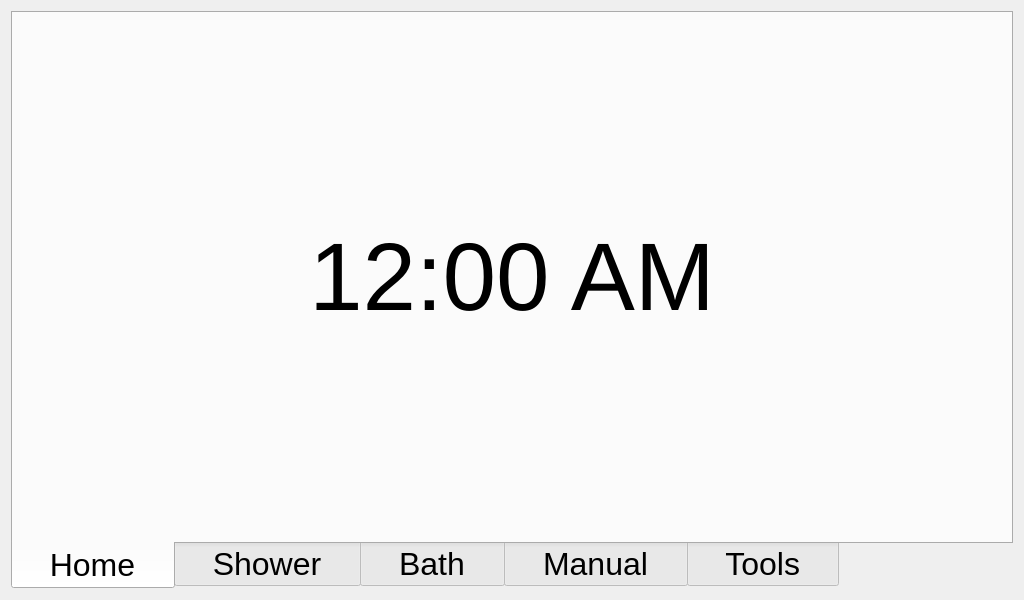
<?xml version="1.0" encoding="UTF-8"?>
<ui version="4.0">
 <class>MainWindow</class>
 <widget class="QMainWindow" name="MainWindow">
  <property name="geometry">
   <rect>
    <x>0</x>
    <y>0</y>
    <width>1024</width>
    <height>600</height>
   </rect>
  </property>
  <property name="sizePolicy">
   <sizepolicy hsizetype="Maximum" vsizetype="Maximum">
    <horstretch>0</horstretch>
    <verstretch>0</verstretch>
   </sizepolicy>
  </property>
  <property name="windowTitle">
   <string>MainWindow</string>
  </property>
  <widget class="QWidget" name="centralWidget">
   <layout class="QVBoxLayout" name="verticalLayout_2">
    <item>
     <widget class="QTabWidget" name="tabWidget">
      <property name="font">
       <font>
        <pointsize>24</pointsize>
       </font>
      </property>
      <property name="tabPosition">
       <enum>QTabWidget::South</enum>
      </property>
      <property name="tabShape">
       <enum>QTabWidget::Rounded</enum>
      </property>
      <property name="currentIndex">
       <number>0</number>
      </property>
      <widget class="QWidget" name="tabHome">
       <attribute name="title">
        <string>   Home   </string>
       </attribute>
       <layout class="QGridLayout" name="gridLayout">
        <item row="0" column="0">
         <widget class="QLabel" name="clockHome">
          <property name="font">
           <font>
            <pointsize>72</pointsize>
           </font>
          </property>
          <property name="text">
           <string>12:00 AM</string>
          </property>
          <property name="alignment">
           <set>Qt::AlignCenter</set>
          </property>
         </widget>
        </item>
       </layout>
      </widget>
      <widget class="QWidget" name="tabShower">
       <attribute name="title">
        <string>   Shower   </string>
       </attribute>
       <layout class="QVBoxLayout" name="verticalLayout_3" stretch="1,1,1">
        <item>
         <layout class="QHBoxLayout" name="horizontalLayout_2" stretch="1,3,1">
          <property name="spacing">
           <number>6</number>
          </property>
          <item>
           <widget class="QPushButton" name="minusButton">
            <property name="sizePolicy">
             <sizepolicy hsizetype="MinimumExpanding" vsizetype="Fixed">
              <horstretch>0</horstretch>
              <verstretch>0</verstretch>
             </sizepolicy>
            </property>
            <property name="minimumSize">
             <size>
              <width>40</width>
              <height>20</height>
             </size>
            </property>
            <property name="font">
             <font>
              <pointsize>72</pointsize>
             </font>
            </property>
            <property name="text">
             <string>-</string>
            </property>
            <property name="autoRepeat">
             <bool>true</bool>
            </property>
            <property name="autoRepeatDelay">
             <number>500</number>
            </property>
            <property name="autoRepeatInterval">
             <number>250</number>
            </property>
           </widget>
          </item>
          <item>
           <spacer name="horizontalSpacer">
            <property name="orientation">
             <enum>Qt::Horizontal</enum>
            </property>
            <property name="sizeType">
             <enum>QSizePolicy::Expanding</enum>
            </property>
            <property name="sizeHint" stdset="0">
             <size>
              <width>40</width>
              <height>0</height>
             </size>
            </property>
           </spacer>
          </item>
          <item>
           <widget class="QPushButton" name="plusButton">
            <property name="sizePolicy">
             <sizepolicy hsizetype="MinimumExpanding" vsizetype="Fixed">
              <horstretch>0</horstretch>
              <verstretch>0</verstretch>
             </sizepolicy>
            </property>
            <property name="minimumSize">
             <size>
              <width>40</width>
              <height>20</height>
             </size>
            </property>
            <property name="font">
             <font>
              <pointsize>72</pointsize>
             </font>
            </property>
            <property name="text">
             <string>+</string>
            </property>
            <property name="autoRepeat">
             <bool>true</bool>
            </property>
            <property name="autoRepeatDelay">
             <number>500</number>
            </property>
            <property name="autoRepeatInterval">
             <number>250</number>
            </property>
           </widget>
          </item>
         </layout>
        </item>
        <item>
         <layout class="QHBoxLayout" name="horizontalLayout_4">
          <item>
           <widget class="QLabel" name="clock">
            <property name="font">
             <font>
              <pointsize>36</pointsize>
             </font>
            </property>
            <property name="text">
             <string>12:00 AM</string>
            </property>
            <property name="alignment">
             <set>Qt::AlignLeading|Qt::AlignLeft|Qt::AlignVCenter</set>
            </property>
           </widget>
          </item>
          <item>
           <layout class="QVBoxLayout" name="verticalLayout">
            <item>
             <widget class="QPushButton" name="setTemp">
              <property name="font">
               <font>
                <pointsize>72</pointsize>
               </font>
              </property>
              <property name="text">
               <string>00.0</string>
              </property>
              <property name="flat">
               <bool>true</bool>
              </property>
             </widget>
            </item>
            <item>
             <widget class="QLabel" name="curTemp">
              <property name="font">
               <font>
                <pointsize>100</pointsize>
               </font>
              </property>
              <property name="text">
               <string>00.0°C</string>
              </property>
              <property name="alignment">
               <set>Qt::AlignCenter</set>
              </property>
             </widget>
            </item>
           </layout>
          </item>
          <item>
           <layout class="QVBoxLayout" name="verticalLayout_6">
            <item>
             <widget class="QLabel" name="timer">
              <property name="font">
               <font>
                <pointsize>36</pointsize>
               </font>
              </property>
              <property name="text">
               <string>0:00</string>
              </property>
              <property name="alignment">
               <set>Qt::AlignRight|Qt::AlignTrailing|Qt::AlignVCenter</set>
              </property>
             </widget>
            </item>
            <item>
             <widget class="QLabel" name="pos">
              <property name="font">
               <font>
                <pointsize>36</pointsize>
               </font>
              </property>
              <property name="text">
               <string>0</string>
              </property>
              <property name="alignment">
               <set>Qt::AlignRight|Qt::AlignTrailing|Qt::AlignVCenter</set>
              </property>
             </widget>
            </item>
           </layout>
          </item>
         </layout>
        </item>
        <item>
         <layout class="QHBoxLayout" name="showerBottomPane">
          <item>
           <spacer name="horizontalSpacer_3">
            <property name="orientation">
             <enum>Qt::Horizontal</enum>
            </property>
            <property name="sizeHint" stdset="0">
             <size>
              <width>20</width>
              <height>0</height>
             </size>
            </property>
           </spacer>
          </item>
          <item>
           <widget class="QPushButton" name="onOffButton">
            <property name="sizePolicy">
             <sizepolicy hsizetype="MinimumExpanding" vsizetype="MinimumExpanding">
              <horstretch>0</horstretch>
              <verstretch>0</verstretch>
             </sizepolicy>
            </property>
            <property name="minimumSize">
             <size>
              <width>0</width>
              <height>20</height>
             </size>
            </property>
            <property name="font">
             <font>
              <pointsize>36</pointsize>
             </font>
            </property>
            <property name="text">
             <string>On</string>
            </property>
            <property name="checkable">
             <bool>true</bool>
            </property>
           </widget>
          </item>
         </layout>
        </item>
       </layout>
      </widget>
      <widget class="QWidget" name="tabBath">
       <attribute name="title">
        <string>   Bath   </string>
       </attribute>
       <layout class="QVBoxLayout" name="verticalLayout_5" stretch="1,1,1">
        <item>
         <layout class="QHBoxLayout" name="horizontalLayout_5" stretch="1,3,1">
          <property name="spacing">
           <number>6</number>
          </property>
          <item>
           <widget class="QPushButton" name="minusButtonBath">
            <property name="sizePolicy">
             <sizepolicy hsizetype="MinimumExpanding" vsizetype="Fixed">
              <horstretch>0</horstretch>
              <verstretch>0</verstretch>
             </sizepolicy>
            </property>
            <property name="minimumSize">
             <size>
              <width>40</width>
              <height>20</height>
             </size>
            </property>
            <property name="font">
             <font>
              <pointsize>72</pointsize>
             </font>
            </property>
            <property name="text">
             <string>-</string>
            </property>
            <property name="autoRepeat">
             <bool>true</bool>
            </property>
            <property name="autoRepeatDelay">
             <number>500</number>
            </property>
            <property name="autoRepeatInterval">
             <number>250</number>
            </property>
           </widget>
          </item>
          <item>
           <spacer name="horizontalSpacer_2">
            <property name="orientation">
             <enum>Qt::Horizontal</enum>
            </property>
            <property name="sizeType">
             <enum>QSizePolicy::Expanding</enum>
            </property>
            <property name="sizeHint" stdset="0">
             <size>
              <width>40</width>
              <height>0</height>
             </size>
            </property>
           </spacer>
          </item>
          <item>
           <widget class="QPushButton" name="plusButtonBath">
            <property name="sizePolicy">
             <sizepolicy hsizetype="MinimumExpanding" vsizetype="Fixed">
              <horstretch>0</horstretch>
              <verstretch>0</verstretch>
             </sizepolicy>
            </property>
            <property name="minimumSize">
             <size>
              <width>40</width>
              <height>20</height>
             </size>
            </property>
            <property name="font">
             <font>
              <pointsize>72</pointsize>
             </font>
            </property>
            <property name="text">
             <string>+</string>
            </property>
            <property name="autoRepeat">
             <bool>true</bool>
            </property>
            <property name="autoRepeatDelay">
             <number>500</number>
            </property>
            <property name="autoRepeatInterval">
             <number>250</number>
            </property>
           </widget>
          </item>
         </layout>
        </item>
        <item>
         <layout class="QHBoxLayout" name="horizontalLayout_6">
          <item>
           <widget class="QLabel" name="clockBath">
            <property name="font">
             <font>
              <pointsize>36</pointsize>
             </font>
            </property>
            <property name="text">
             <string>12:00 AM</string>
            </property>
            <property name="alignment">
             <set>Qt::AlignLeading|Qt::AlignLeft|Qt::AlignVCenter</set>
            </property>
           </widget>
          </item>
          <item>
           <layout class="QVBoxLayout" name="verticalLayout_4">
            <item>
             <widget class="QPushButton" name="setTempBath">
              <property name="font">
               <font>
                <pointsize>72</pointsize>
               </font>
              </property>
              <property name="text">
               <string>00.0</string>
              </property>
              <property name="flat">
               <bool>true</bool>
              </property>
             </widget>
            </item>
            <item>
             <widget class="QLabel" name="curTempBath">
              <property name="font">
               <font>
                <pointsize>100</pointsize>
               </font>
              </property>
              <property name="text">
               <string>00.0°C</string>
              </property>
              <property name="alignment">
               <set>Qt::AlignCenter</set>
              </property>
             </widget>
            </item>
           </layout>
          </item>
          <item>
           <layout class="QVBoxLayout" name="verticalLayout_7">
            <item>
             <widget class="QLabel" name="timerBath">
              <property name="font">
               <font>
                <pointsize>36</pointsize>
               </font>
              </property>
              <property name="text">
               <string>0:00</string>
              </property>
              <property name="alignment">
               <set>Qt::AlignRight|Qt::AlignTrailing|Qt::AlignVCenter</set>
              </property>
             </widget>
            </item>
            <item>
             <widget class="QLabel" name="posBath">
              <property name="font">
               <font>
                <pointsize>24</pointsize>
               </font>
              </property>
              <property name="text">
               <string>0</string>
              </property>
              <property name="alignment">
               <set>Qt::AlignRight|Qt::AlignTrailing|Qt::AlignVCenter</set>
              </property>
             </widget>
            </item>
           </layout>
          </item>
         </layout>
        </item>
        <item>
         <layout class="QHBoxLayout" name="bathBottomPane">
          <item>
           <spacer name="horizontalSpacer_4">
            <property name="orientation">
             <enum>Qt::Horizontal</enum>
            </property>
            <property name="sizeHint" stdset="0">
             <size>
              <width>20</width>
              <height>0</height>
             </size>
            </property>
           </spacer>
          </item>
          <item>
           <widget class="QPushButton" name="onOffButtonBath">
            <property name="sizePolicy">
             <sizepolicy hsizetype="MinimumExpanding" vsizetype="MinimumExpanding">
              <horstretch>0</horstretch>
              <verstretch>0</verstretch>
             </sizepolicy>
            </property>
            <property name="minimumSize">
             <size>
              <width>0</width>
              <height>20</height>
             </size>
            </property>
            <property name="font">
             <font>
              <pointsize>36</pointsize>
             </font>
            </property>
            <property name="text">
             <string>On</string>
            </property>
            <property name="checkable">
             <bool>true</bool>
            </property>
           </widget>
          </item>
         </layout>
        </item>
       </layout>
      </widget>
      <widget class="QWidget" name="widget">
       <attribute name="title">
        <string>   Manual   </string>
       </attribute>
       <widget class="QPushButton" name="showerButton">
        <property name="geometry">
         <rect>
          <x>210</x>
          <y>20</y>
          <width>166</width>
          <height>124</height>
         </rect>
        </property>
        <property name="sizePolicy">
         <sizepolicy hsizetype="MinimumExpanding" vsizetype="MinimumExpanding">
          <horstretch>0</horstretch>
          <verstretch>0</verstretch>
         </sizepolicy>
        </property>
        <property name="font">
         <font>
          <pointsize>36</pointsize>
         </font>
        </property>
        <property name="text">
         <string>Shower</string>
        </property>
        <property name="checkable">
         <bool>true</bool>
        </property>
       </widget>
       <widget class="QPushButton" name="bathButton">
        <property name="geometry">
         <rect>
          <x>20</x>
          <y>20</y>
          <width>161</width>
          <height>124</height>
         </rect>
        </property>
        <property name="sizePolicy">
         <sizepolicy hsizetype="MinimumExpanding" vsizetype="MinimumExpanding">
          <horstretch>0</horstretch>
          <verstretch>0</verstretch>
         </sizepolicy>
        </property>
        <property name="font">
         <font>
          <pointsize>36</pointsize>
         </font>
        </property>
        <property name="text">
         <string>Bath</string>
        </property>
        <property name="checkable">
         <bool>true</bool>
        </property>
       </widget>
       <widget class="QPushButton" name="minusButtonManual">
        <property name="geometry">
         <rect>
          <x>470</x>
          <y>0</y>
          <width>251</width>
          <height>181</height>
         </rect>
        </property>
        <property name="font">
         <font>
          <pointsize>72</pointsize>
         </font>
        </property>
        <property name="text">
         <string>-</string>
        </property>
       </widget>
       <widget class="QPushButton" name="stepUpButton">
        <property name="geometry">
         <rect>
          <x>490</x>
          <y>370</y>
          <width>251</width>
          <height>151</height>
         </rect>
        </property>
        <property name="font">
         <font>
          <pointsize>24</pointsize>
         </font>
        </property>
        <property name="text">
         <string>Increase Step</string>
        </property>
       </widget>
       <widget class="QPushButton" name="plusButtonManual">
        <property name="geometry">
         <rect>
          <x>740</x>
          <y>0</y>
          <width>251</width>
          <height>181</height>
         </rect>
        </property>
        <property name="font">
         <font>
          <pointsize>72</pointsize>
         </font>
        </property>
        <property name="text">
         <string>+</string>
        </property>
       </widget>
       <widget class="QPushButton" name="onOffButtonManual">
        <property name="geometry">
         <rect>
          <x>770</x>
          <y>380</y>
          <width>221</width>
          <height>131</height>
         </rect>
        </property>
        <property name="font">
         <font>
          <pointsize>36</pointsize>
         </font>
        </property>
        <property name="text">
         <string>On</string>
        </property>
        <property name="checkable">
         <bool>true</bool>
        </property>
       </widget>
       <widget class="QPushButton" name="stepDownButton">
        <property name="geometry">
         <rect>
          <x>10</x>
          <y>370</y>
          <width>251</width>
          <height>151</height>
         </rect>
        </property>
        <property name="font">
         <font>
          <pointsize>24</pointsize>
         </font>
        </property>
        <property name="text">
         <string>Decrease Step</string>
        </property>
       </widget>
       <widget class="QLabel" name="curTempManual">
        <property name="geometry">
         <rect>
          <x>120</x>
          <y>220</y>
          <width>741</width>
          <height>121</height>
         </rect>
        </property>
        <property name="font">
         <font>
          <pointsize>100</pointsize>
         </font>
        </property>
        <property name="text">
         <string>00.0</string>
        </property>
        <property name="alignment">
         <set>Qt::AlignCenter</set>
        </property>
       </widget>
       <widget class="QLabel" name="clockManual">
        <property name="geometry">
         <rect>
          <x>730</x>
          <y>250</y>
          <width>231</width>
          <height>61</height>
         </rect>
        </property>
        <property name="font">
         <font>
          <pointsize>36</pointsize>
         </font>
        </property>
        <property name="text">
         <string>12:00 AM</string>
        </property>
        <property name="alignment">
         <set>Qt::AlignRight|Qt::AlignTrailing|Qt::AlignVCenter</set>
        </property>
       </widget>
       <widget class="QLabel" name="stepSize">
        <property name="geometry">
         <rect>
          <x>300</x>
          <y>420</y>
          <width>161</width>
          <height>71</height>
         </rect>
        </property>
        <property name="font">
         <font>
          <pointsize>24</pointsize>
         </font>
        </property>
        <property name="text">
         <string>8</string>
        </property>
        <property name="alignment">
         <set>Qt::AlignCenter</set>
        </property>
       </widget>
      </widget>
      <widget class="QWidget" name="tab">
       <attribute name="title">
        <string>   Tools   </string>
       </attribute>
       <layout class="QHBoxLayout" name="horizontalLayout">
        <item>
         <widget class="QGroupBox" name="groupBox">
          <property name="title">
           <string>Tools</string>
          </property>
          <layout class="QGridLayout" name="gridLayout_2">
           <item row="1" column="0">
            <widget class="QPushButton" name="restartButton">
             <property name="sizePolicy">
              <sizepolicy hsizetype="Minimum" vsizetype="Minimum">
               <horstretch>0</horstretch>
               <verstretch>0</verstretch>
              </sizepolicy>
             </property>
             <property name="font">
              <font>
               <pointsize>32</pointsize>
              </font>
             </property>
             <property name="text">
              <string>Restart</string>
             </property>
            </widget>
           </item>
           <item row="0" column="0">
            <widget class="QPushButton" name="updateButton">
             <property name="sizePolicy">
              <sizepolicy hsizetype="Minimum" vsizetype="Minimum">
               <horstretch>0</horstretch>
               <verstretch>0</verstretch>
              </sizepolicy>
             </property>
             <property name="font">
              <font>
               <pointsize>32</pointsize>
              </font>
             </property>
             <property name="text">
              <string>Update</string>
             </property>
            </widget>
           </item>
          </layout>
         </widget>
        </item>
        <item>
         <widget class="QGroupBox" name="groupBox_2">
          <property name="title">
           <string>Settings</string>
          </property>
          <layout class="QGridLayout" name="gridLayout_3">
           <item row="0" column="0">
            <layout class="QHBoxLayout" name="horizontalLayout_3">
             <item>
              <widget class="QRadioButton" name="useC">
               <property name="font">
                <font>
                 <pointsize>24</pointsize>
                </font>
               </property>
               <property name="text">
                <string>Celsius</string>
               </property>
              </widget>
             </item>
             <item>
              <widget class="QRadioButton" name="useF">
               <property name="font">
                <font>
                 <pointsize>24</pointsize>
                </font>
               </property>
               <property name="text">
                <string>Fahrenheit</string>
               </property>
              </widget>
             </item>
            </layout>
           </item>
          </layout>
         </widget>
        </item>
       </layout>
      </widget>
     </widget>
    </item>
   </layout>
  </widget>
 </widget>
 <layoutdefault spacing="6" margin="11"/>
 <resources/>
 <connections/>
</ui>
